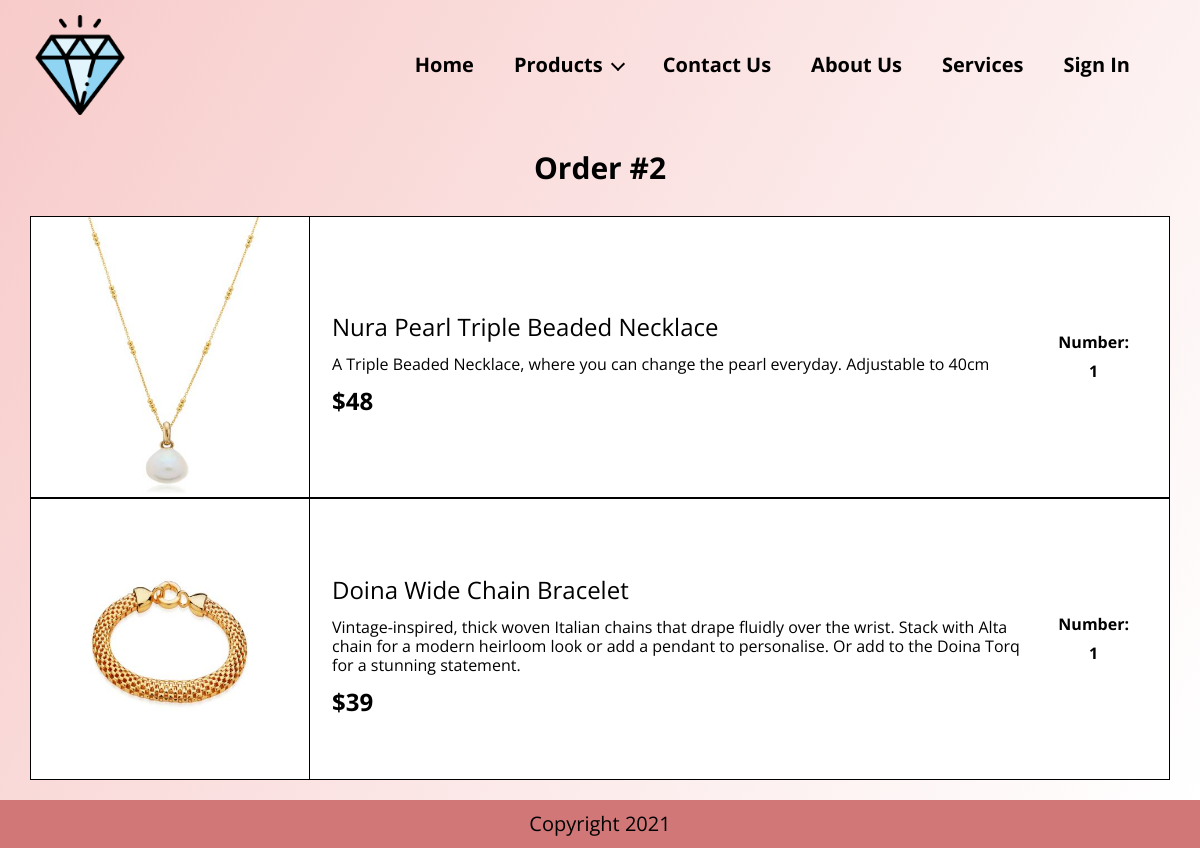
Page /order.php?orderID=2 on the committed database.
### tables this page shows
CREATE TABLE `orders` (
  `order_id` int(5) NOT NULL,
  `user_id` int(5) NOT NULL,
  `purchase_item_id` int(5) NOT NULL,
  `purchase_item_color` varchar(50) NOT NULL,
  `count` int(10) NOT NULL,
  `status` varchar(20) NOT NULL
);

CREATE TABLE `products` (
  `id` int(13) NOT NULL,
  `Name` varchar(50) NOT NULL,
  `Category_id` int(5) NOT NULL,
  `Price` int(5) NOT NULL,
  `Colors` varchar(255) NOT NULL,
  `Image` varchar(255) NOT NULL,
  `Description` varchar(255) NOT NULL
);

### order.php (the view, shortened to what this page needs)
<?php include 'head.php';?>
<body>
	<div class="main">
		<?php include 'header.php';?>
		<div class="shell">
			<div class="cart">
				<div class="cart__head">
					<h1 class="cart__title">Order #<?php
								$order_id = $_GET['orderID'];
								echo $order_id;
							?>
					</h1>
				</div>
				<div class="cart__body">
					<div class="products-list">
						<ul>
							<?php
								include 'php/database_connect.php';
								$order_id = $_GET['orderID'];
								$result = mysqli_query($databaseConnect,
											'SELECT
												orders.order_id,
												orders.user_id,
												orders.purchase_item_id,
												orders.purchase_item_color,
												orders.count,
												orders.status,
												products.id,
												products.Name,
												products.Price,
												products.Colors,
												products.Image,
												products.Description
											FROM orders JOIN products ON
												orders.purchase_item_id = products.id
											WHERE
												order_id='.$order_id);
								while($order = mysqli_fetch_array($result)) {
									if(strpos($order["Image"], ', ') !== false) {
										$images = explode(', ', $order["Image"]);
										if($order['purchase_item_color'] === 'Gold') {
											$image = $images[0];
										} elseif ($order['purchase_item_color'] === 'Silver') {
											$image = $images[1];
										}
									} else {
										$image = $order["Image"];
									}
									echo '
										<li>
											<form action="php/remove_form_cart.php" method="post" class="form-product form-product--2">
												<div class="form__body">
													<div class="product product--cart">
														<div class="product__image">
															<img src="assets/images/' . $image . '" alt="">
														</div>
														<div class="product__body">
															<h2 class="product__title">' . $order["Name"] . '</h2>
															<p>' . $order["Description"] . '</p>
															<span>$' . $order["Price"] . '</span>
														</div>
														<a href="product.php?product=' . $order["id"] . '"></a>
													</div>
												</div>
												<div class="form__actions">
													<div class="form__counter">
														<p>Number:</p>
														<p>'.$order['count'].'</p>
													</div>
												</div>
											</form>
										</li>
									';
								}
							?>
						</ul>
					</div>
				</div>
			</div>
		</div>
	</div>
	<?php include 'footer.php';?>
</body>
</html>

### assets/style.css (style rules this page uses)
html, body, div, span, applet, object, iframe, h1, h2, h3, h4, h5, h6, p, blockquote, pre, a, abbr, acronym, address, big, cite, code, del, dfn, em, img, ins, kbd, q, s, samp, small, strike, strong, sub, sup, tt, var, b, u, i, center, dl, dt, dd, ol, ul, li, fieldset, form, label, legend, table, caption, tbody, tfoot, thead, tr, th, td, article, aside, canvas, details, embed, figure, figcaption, footer, header, hgroup, menu, nav, output, ruby, section, summary, time, mark, audio, video { margin: 0; padding: 0; border: 0; font-size: 100%; font: inherit; vertical-align: baseline; }
* { padding: 0; margin: 0; outline: 0; box-sizing: border-box; }
*:before, *:after { box-sizing: inherit; }
img, iframe, video, audio, object { max-width: 100%; }
img, iframe { border: 0 none; }
img { height: auto; display: inline-block; vertical-align: middle; }
body { line-height: 1.2; font-family: 'Open Sans', sans-serif; color: #000; }
ol, ul { list-style: none; }
.main { position: relative; min-height: 100vh; background-image: linear-gradient(120deg, #F7CBCA, #fff); padding: 150px 0 20px; }
.shell { max-width: 1300px; width: 100%; padding: 0 30px; margin: auto; }
.product { height: 100%; display: flex; flex-direction: column; position: relative; transition: transform .4s; }
.product .product__image { width: 280px; height: 280px; flex: 0 0 280px; border: 1px solid #000; }
.product .product__image img { width: 100%; height: 100%; object-fit: cover; }
.product .product__body { position: relative; padding: 22px; background-color: #fff; height: 100%; }
.product .product__title { font-size: 24px; margin-top: 13px; margin-bottom: 13px; }
.product p { margin-bottom: 40px; }
.product span { position: absolute; bottom: 20px; font-weight: 700; font-size: 24px; }
.product a { position: absolute; top: 0; left: 0; right: 0; bottom: 0; }
.product--cart { flex-direction: row; align-items: center; }
.product--cart .product__image { border-top: none; border-bottom: none; }
.form-product--2 { display: flex; justify-content: space-between; align-items: center; background-color: #fff; padding-right: 20px; border-bottom: 1px solid #000; border-right: 1px solid #000; border-top: 1px solid #000; }
.form-product--2 .form__actions { display: flex; align-items: center; }
.form-product--2 .form__counter { margin-right: 20px; }
.form-product--2 .form__counter p + p { margin-top: 10px; }
.form-product--2 .form__counter { text-align: center; font-weight: 700; }
.cart .cart__title { font-weight: 700; font-size: 30px; text-align: center; margin-bottom: 30px; }

### rows in the picture
orders: products.Image (picture), products.Name "Nura Pearl Triple Beaded Necklace", products.Description "A Triple Beaded Necklace, where you can change the pearl everyday. Adjustable to 40cm", products.Price "48", count "1"
orders: shows a picture, products.Name "Doina Wide Chain Bracelet", products.Description "Vintage-inspired, thick woven Italian chains that drape fluidly over the wrist. Stack with Alta chain for a modern heirloom look or add a pendant to personalise. Or add to the Doina Torq for a stunning statement.", products.Price "39", count "1"

### other values in the picture
$order_id "2"
